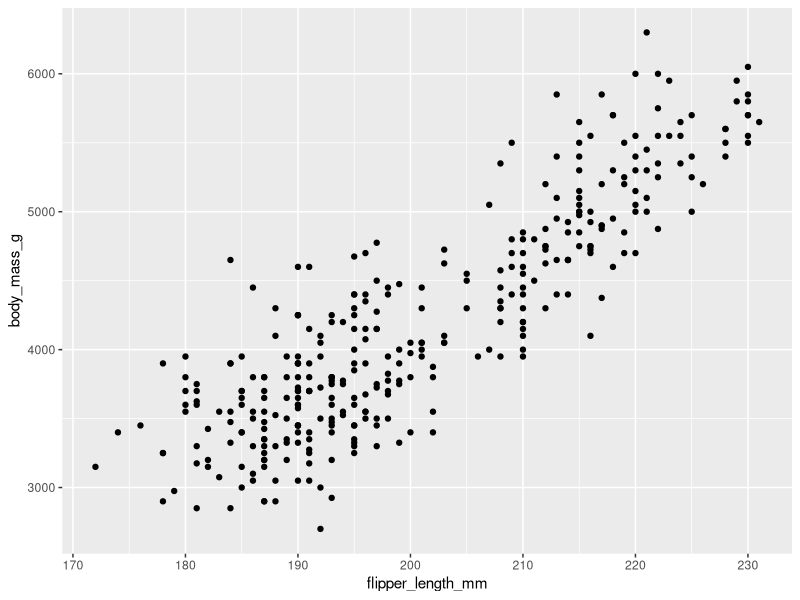
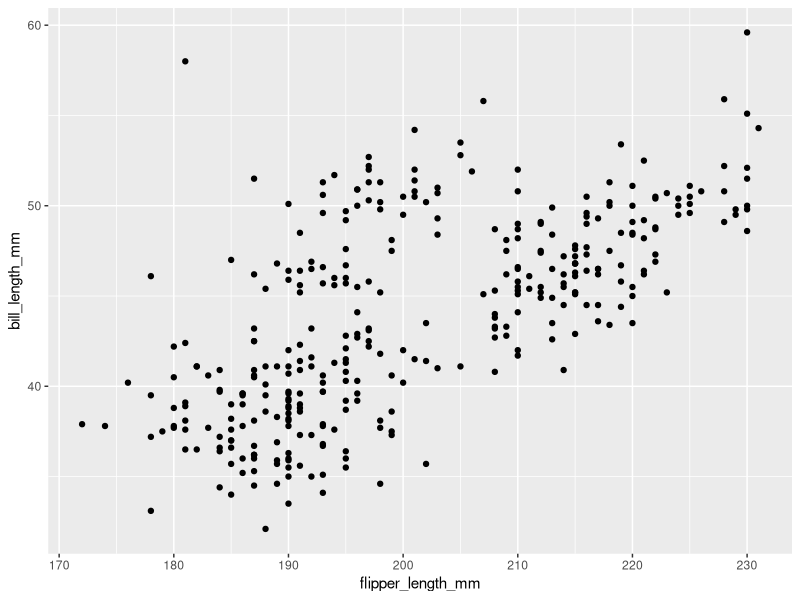
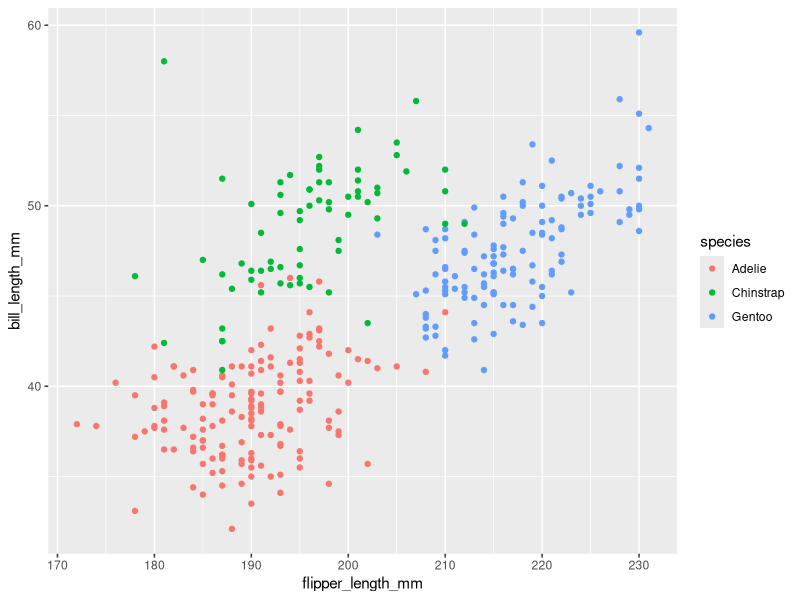

These charts were generated, in order, by the following R code:
## ---- chunk 1
library(tidyverse)
library(palmerpenguins)
## ---- chunk 2
penguins

## ---- chunk 3
penguins |>
  filter(species == "Gentoo")

## ---- chunk 4
penguins |>
  filter(sex == "female")

## ---- chunk 5
penguins |> 
  filter(body_mass_g > 4000)

## ---- chunk 6
penguins |> 
  arrange(body_mass_g)

penguins |> 
  arrange(-body_mass_g)

## ---- chunk 7
# this is a comment
penguins |> 
  filter(sex == "female") |> 
  arrange(-flipper_length_mm)

## ---- chunk 8
penguins |> 
  filter(species == "Chinstrap") |> 
  arrange(-body_mass_g)

## ---- chunk 9
penguins |> 
  summarise(mean_body_mass = mean(body_mass_g, na.rm = TRUE))

## ---- chunk 10
penguins |> 
  summarise(mean_body_mass = mean(body_mass_g, na.rm = TRUE),
            sd_body_mass = sd(body_mass_g, na.rm = TRUE))

## ---- chunk 11
penguins |> 
  filter(species == "Gentoo") |> 
  summarise(mean_body_mass = mean(body_mass_g, na.rm = TRUE),
            sd_body_mass = sd(body_mass_g, na.rm = TRUE))


## ---- chunk 12


## ---- chunk 13
penguins |> 
  ggplot(aes(x = flipper_length_mm, y = body_mass_g)) +
  geom_point()

## ---- chunk 14
penguins |> 
  ggplot(aes(x = flipper_length_mm, y = bill_length_mm)) +
  geom_point()


## ---- chunk 15
penguins |> 
  ggplot(aes(x = flipper_length_mm, y = bill_length_mm, 
             colour = species)) +
  geom_point()

## ---- chunk 16


## ---- chunk 17


